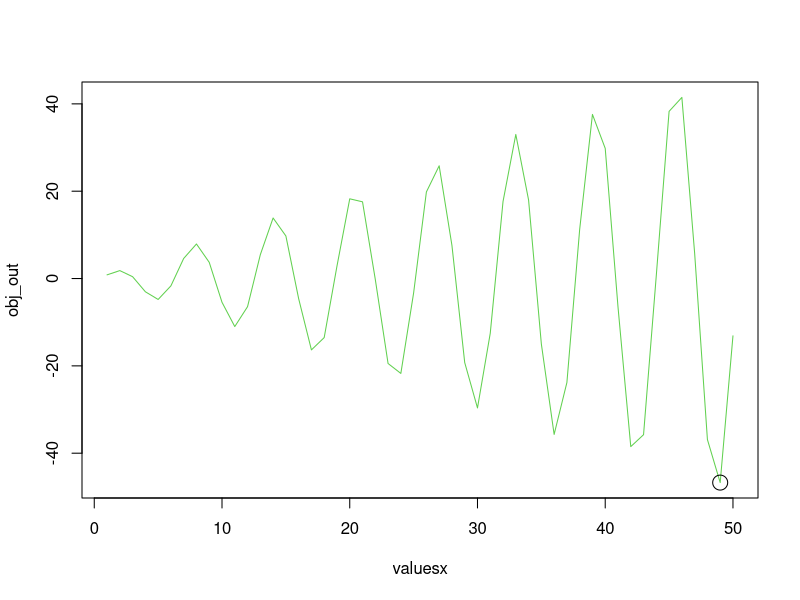
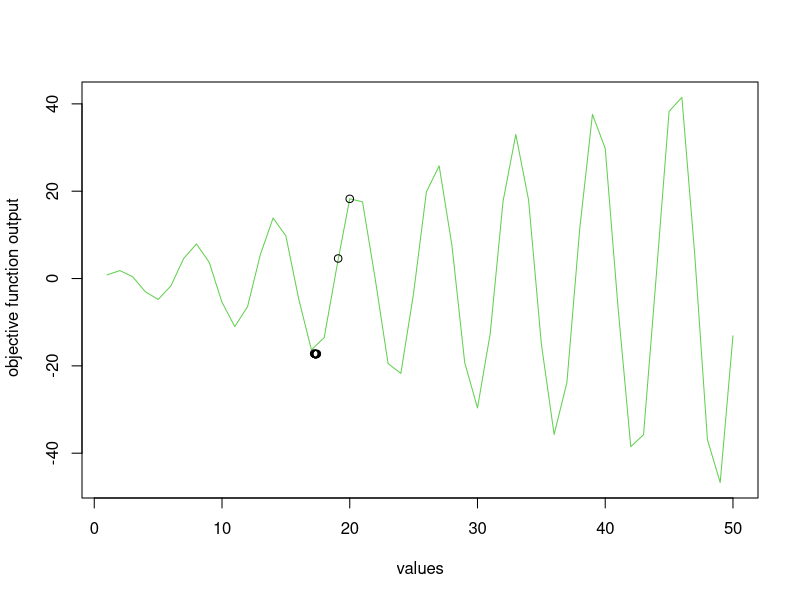
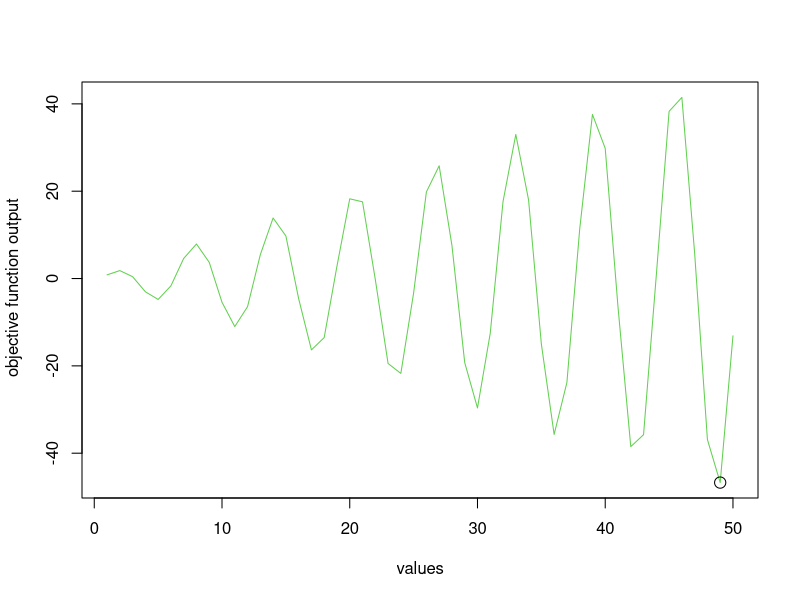

Reproduce these figures in R, in order.
#Simulated Annealing Optimization to find global optimum

#Objective Function
obj_fun<-function(x)
{
  return(x*sin(x))
}

#Graphical representation of objective function
valuesx<-c(1:50)
obj_out<-obj_fun(valuesx)
plot(x=valuesx,y=obj_out,typ='l', col=3)

sprintf("minimum value of objective function: %f",min(obj_out))
sprintf("minimum x: %i",valuesx[obj_out==min(obj_out)])
points(x=valuesx[obj_out==min(obj_out)],y=min(obj_out), col=1, cex=2)

#-------------------------------Output using grad descent--------------------
cost<-function(x){
  return(x*cos(x) + sin(x))
}

grad_desc<-function(x = 0.1, alpha = 0.6, conv=0.001, max_iter=100) 
{
  #alpha = learning rate or step size
  #conv = maximum improvement from previous iteration
  #max_iter = stopping iterations
  
  xtrace <- x
  ftrace <- obj_fun(x)
  diff=obj_fun(x)
  iter=1
  
  #Search for solution until max iterations are reached or improvement is very minimal
  while (iter<max_iter & diff>conv) {
    print(xtrace)
    print(ftrace)
    print(iter)
    prev_out<-obj_fun(x)
    x <- x - alpha * cost(x)
    new_out<-obj_fun(x)
    diff=prev_out-new_out
    
    xtrace <- c(xtrace,x)
    ftrace <- c(ftrace,obj_fun(x))
    iter=iter+1
  }
  
  data.frame(
    "x" = xtrace,
    "f_x" = ftrace
  )
}

#Get grad desc output and plot  
out<-grad_desc(x=20, alpha=0.1,max_iter =100)
plot(x=valuesx,y=obj_out,typ='l', col=3, xlab = 'values', ylab=' objective function output')
points(x=out$x,y=out$f_x, cex=1) # Plot optimisation plots

#----------------Optima Using Simulated Annealing------------------
#Find neighbor function
find_neighbor<-function(s){
  s<-sample.int(50,1)
  return(s)
}


#Define simulated annealing function
#obj_func = function to be optimized
#s0 = initial state
#step = step size 
#find neighbor = function to find the next solution to test from the sample space

simulate_annealing_function<-function(obj_fun,s0=0,step=0.01,find_neighbor)
{
  
  #Initialize
  #s stands for state
  #f stands for function value
  #b stands for best
  #c stands for current
  #n stands for neighbor
  
  s_b<-s0
  s_c<-s0
  s_n<-s0
  
  f_c<-obj_fun(s_c)
  f_b<-f_c
  f_n<-f_c
  k=1
  Temp<-(1-step)^k
  
  while (Temp>0.000001)
  {
    #Set Temperature. As iteration increases temperature decreases (slowly)
    Temp<-(1-step)^k
    
    #consider a random neighbor
    s_n<-find_neighbor(s_c)        #Here I have written a custom find neighbor function
    
    f_n<-obj_fun(s_n)                 #Find objective function value for neighbor state
    #print(f_n)
    
    #update current state
    #Accept neighbor or jump to neighbor point only if neighbor is "good" 
    #i.e value of neighbor function is less than current neighbor
    #OR if neighbor is bad then accept it only based on schedule 
    #probability. Higher the temp more chance of poor solution being accepted
    if(( f_n>f_c) | runif(1,0,1)<exp(-(f_n-f_c)/Temp))
    {
      s_c<-s_n
      f_c<-f_n
    }
    
    #update best state
    if(f_n<f_b)
    {
      s_b<-s_n
      f_b<-f_n
    }
    k=k+1
  }
  
  #return best state and best objective function value
  print("best state")
  print(f_b)
  return(c(s_b,f_b))
}

#Call function
s0=20   #Initial starting point
sa_out<-simulate_annealing_function(obj_fun = obj_fun,s0 = s0, find_neighbor = find_neighbor)

#Plot function
plot(x=valuesx,y=obj_out,typ='l', col=3, xlab = 'values', ylab=' objective function output')
points(x=sa_out[1],y=sa_out[2],cex=1.5)
